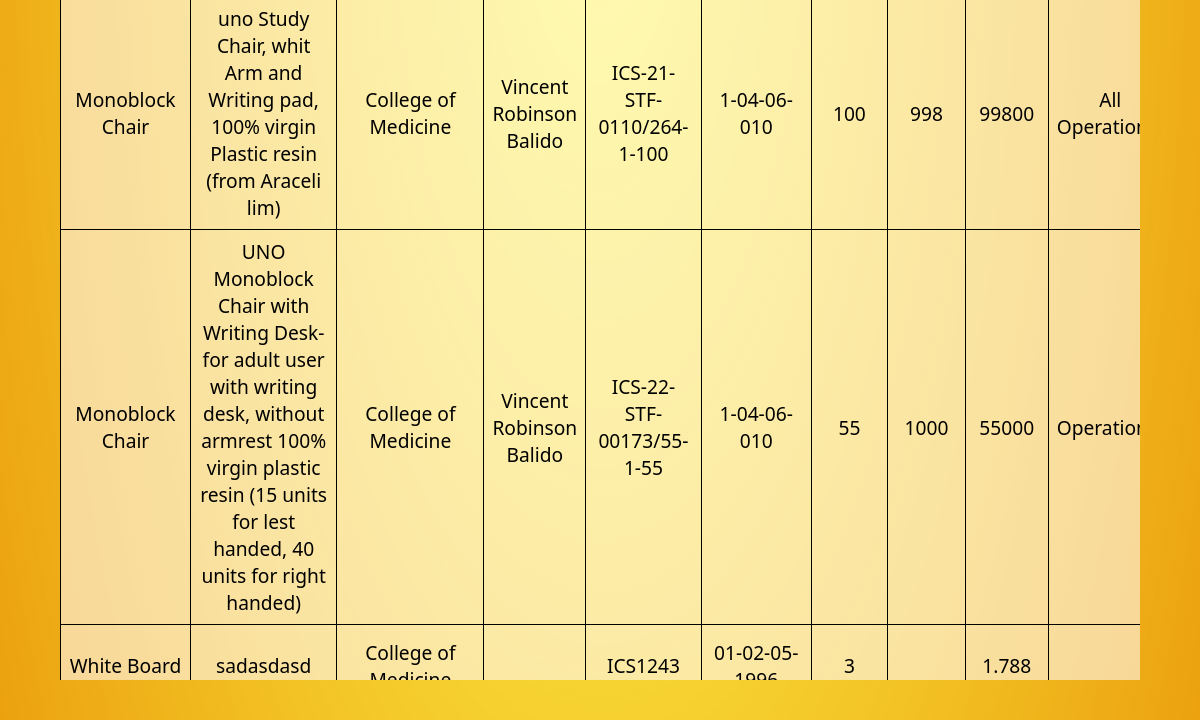
Before: /admin panel/dashboard.php?id=1 (signed in, lower part) with the older database file.
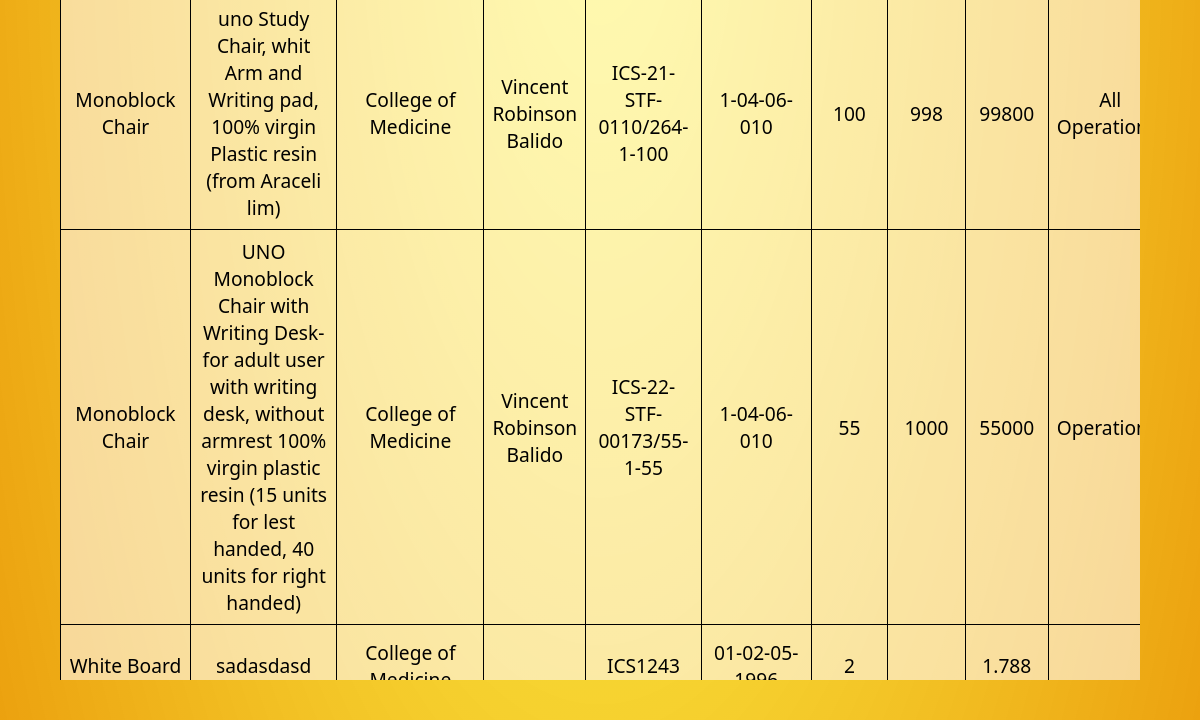
After: the same page with the newer database file.
### tables this page shows
CREATE TABLE `equipment` (
  `equipment_ID` int(11) NOT NULL,
  `image` varchar(255) NOT NULL,
  `article` varchar(255) NOT NULL,
  `description` text NOT NULL,
  `deployment` varchar(255) DEFAULT NULL,
  `user` varchar(255) DEFAULT NULL,
  `property_number` varchar(255) NOT NULL,
  `account_code` varchar(255) NOT NULL,
  `units` varchar(255) NOT NULL,
  `unit_value` varchar(255) NOT NULL,
  `total_value` varchar(255) NOT NULL,
  `remarks` varchar(255) NOT NULL,
  `year_received` int(11) NOT NULL,
  `warranty_image` varchar(255) DEFAULT NULL,
  `warranty_start` date DEFAULT NULL,
  `warranty_end` date DEFAULT NULL,
  `budget` varchar(255) DEFAULT NULL,
  `instruction` text DEFAULT NULL
);

### admin panel/dashboard.php (the view, shortened to what this page needs)
<?php
include_once "../dbConfig/dbconnect.php";
$sql = "SELECT * FROM equipment";
$result = $conn->query($sql);
?>
<!DOCTYPE html>
<html lang="en">
<head>
    <link rel="stylesheet" href="../assets/css/index.css">
</head>
<body id="body">
    <div class="container1">
        <div class="container">
           <div class="tableContainer">
                <table>
                    <tbody id="tblBody">
                        <?php
                            while ($row = $result->fetch_assoc()) {
                                echo "<tr data-equipment-id='{$row['equipment_ID']}'>";
                                echo "<td>{$row['article']}</td>";
                                echo "<td>{$row['description']}</td>";
                                echo "<td>{$row['deployment']}</td>";
                                echo "<td>{$row['user']}</td>";
                                echo "<td>{$row['property_number']}</td>";
                                echo "<td>{$row['account_code']}</td>";
                                echo "<td>{$row['units']}</td>";
                                echo "<td>{$row['unit_value']}</td>";
                                echo "<td>{$row['total_value']}</td>";
                                echo "<td>{$row['remarks']}</td>";
                                echo "</tr>";
                            }
                        ?>
                    </tbody>
                </table>
           </div>
        </div>
    </div>
</body>
</html>

Changed rows visible on the page:
changed equipment "White Board": units "3" → "2"
